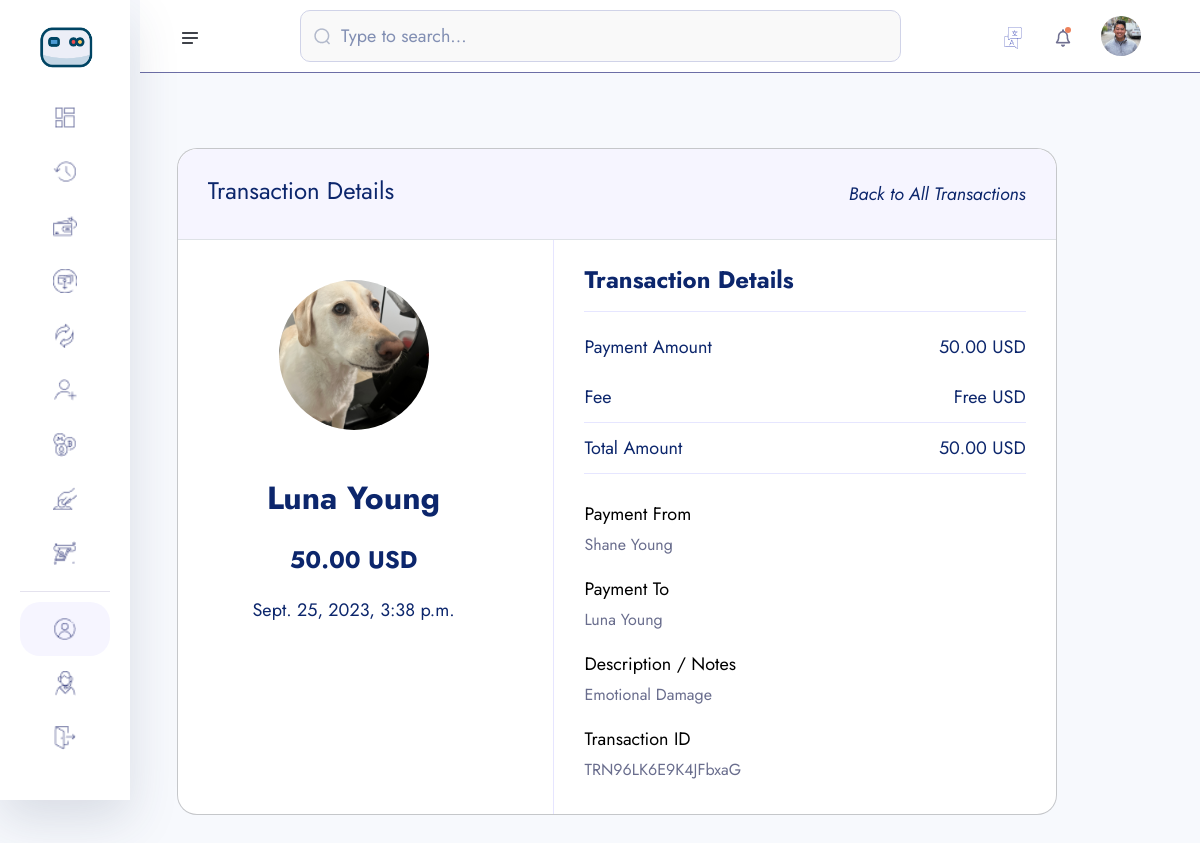
Before: /transaction-detail/TRN96LK6E9K4JFbxaG/ (signed in) with the older database file.
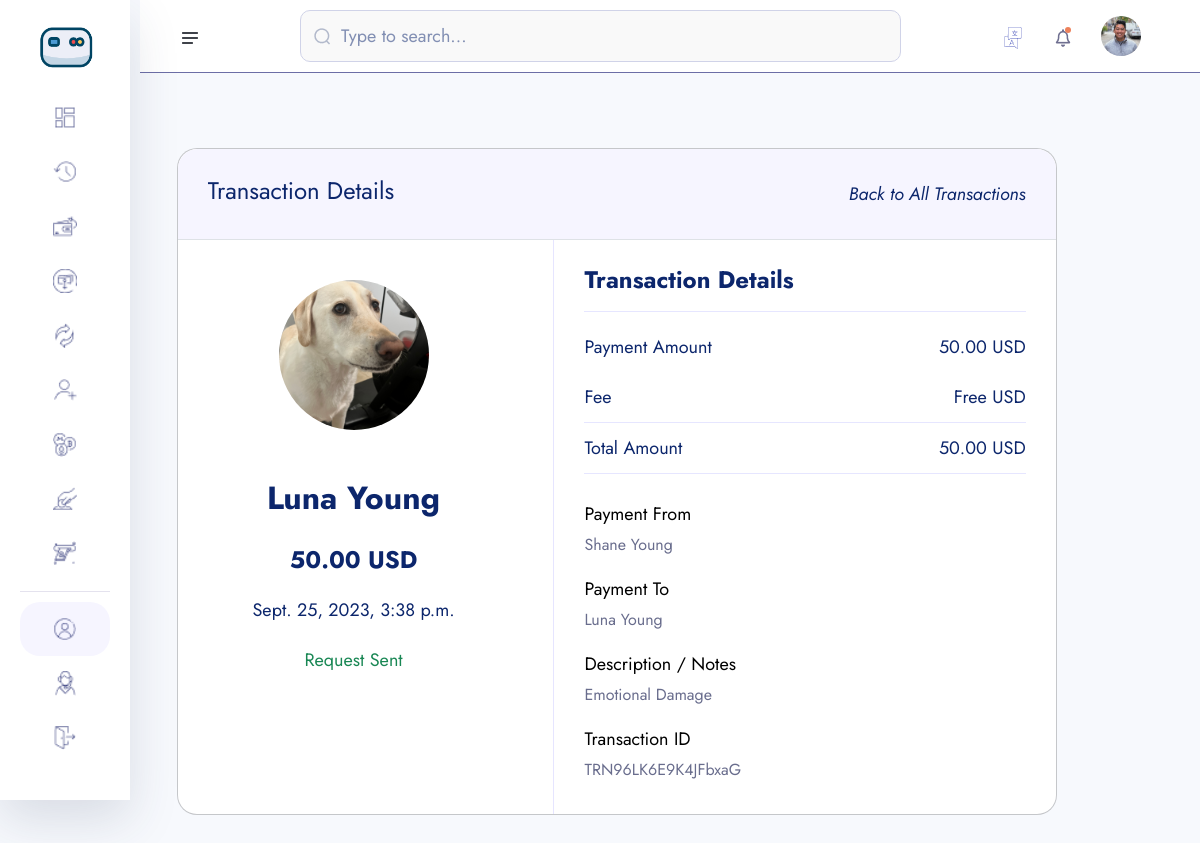
After: the same page with the newer database file.
### main_app/models.py (models this page shows, shortened)
class Transaction(models.Model):
    transaction_id = ShortUUIDField(unique=True, length=15, max_length=20, prefix="TRN")
    user = models.ForeignKey(User, on_delete=models.SET_NULL, null=True, related_name="user")
    amount = models.DecimalField(max_digits=12, decimal_places=2, default=0.00)
    description = models.CharField(max_length=1000, null=True, blank=True)
    recipient = models.ForeignKey(User, on_delete=models.SET_NULL, null=True, related_name="recipient")
    sender = models.ForeignKey(User, on_delete=models.SET_NULL, null=True, related_name="sender")
    recipient_account = models.ForeignKey(Account, on_delete=models.SET_NULL, null=True, related_name="recipient_account")
    sender_account = models.ForeignKey(Account, on_delete=models.SET_NULL, null=True, related_name="sender_account")
    status = models.CharField(choices=TRANSACTION_STATUS, max_length=100, default="Pending")
    transaction_type = models.CharField(choices=TRANSACTION_TYPE, max_length=100, default="None")
    date = models.DateTimeField(auto_now_add=True)
    updated = models.DateTimeField(auto_now_add=False, null=True, blank=True)

### userauths/models.py (models this page shows, shortened)
class User(AbstractUser):
    username = models.CharField(max_length=100)
    email = models.EmailField(unique=True)
    is_staff = models.BooleanField(default=False)
    is_superuser = models.BooleanField(default=False)
    USERNAME_FIELD = 'email'
    REQUIRED_FIELDS = ['username']

### account/models.py (models this page shows, shortened)
class KYC(models.Model):
    id = models.UUIDField(primary_key=True, unique=True, default=uuid.uuid4, editable=False)
    user = models.OneToOneField(User, on_delete=models.CASCADE)
    account = models.OneToOneField(Account, on_delete=models.CASCADE, null=True, blank=True)
    full_name = models.CharField(max_length=1000)
    image = models.ImageField(upload_to="kyc", default="default.jpg")
    marital_status = models.CharField(choices=MARITAL_STATUS, max_length=40)
    gender = models.CharField(choices=GENDER, max_length=40)
    identity_type = models.CharField(choices=IDENTITY_TYPE, max_length=140)
    identity_image = models.ImageField(upload_to="kyc", null=True, blank=True)
    date_of_birth = models.DateTimeField(auto_now_add=False)
    signature = models.ImageField(upload_to="kyc")
    country = models.CharField(max_length=100)
    state = models.CharField(max_length=100)
    city = models.CharField(max_length=100)
    mobile = models.CharField(max_length=1000)
    fax = models.CharField(max_length=1000)
    date = models.DateTimeField(auto_now_add=True)

### main_app/transaction.py (the view)
# urls.py: path("transaction-detail/<transaction_id>/", transaction.transaction_detail, name="transaction-detail"),
@login_required
def transaction_detail(request, transaction_id):
    transaction = Transaction.objects.get(transaction_id=transaction_id)
    context = {
        "transaction":transaction,
    }
    return render(request, "transaction/transaction-detail.html", context)

### templates/transaction/transaction-detail.html (shortened to what the changed rows need)
{% extends "partials/dashboard-base.html" %}
{% load static %}
{% load humanize %}
{% block content %}
    <section class="dashboard-section body-collapse">
        <div class="overlay pt-120">
            <div class="container-fluid">
                <div class="row">
                    <div class="col-xl-11 col-lg-11">
                        <div class="section-content">
                            <div class="transactions-popup">
                                <div class="container-fluid">
                                    <div class="row">
                                        <div class="col-lg-12">
                                            <div>
                                                <div class="modal-dialog modal-dialog-centered">
                                                    <div class="modal-content">
                                                        <div class="main-content">
                                                            <div class="row">
                                                                <div class="col-sm-5 text-center">
                                                                    <div class="icon-area">
                                                                        <img style="width: 150px; height: 150px; border-radius: 50%; object-fit: cover;" src="{{transaction.recipient.kyc.image.url}}" alt="icon">
                                                                    </div>
                                                                    <div class="text-area">
                                                                        <h4 class="mt-2"><b>{{transaction.recipient.kyc.full_name|title}}</b></h4><br>
                                                                        <h5><b>{{transaction.amount|intcomma}} USD</b></h5>
                                                                        <p>{{transaction.date}}</p>
                                                                        {% if transaction.status == 'Request Sent' %}
                                                                            <p class="text-success">{{transaction.status|title}}</p>
                                                                        {% endif %}
                                                                    </div>
                                                                </div>
                                                                <div class="col-sm-7">
                                                                    <div class="right-area">
                                                                        <ul class="payment-details">
                                                                            <li>
                                                                                <span>Payment Amount</span>
                                                                                <span>{{transaction.amount|intcomma}} USD</span>
                                                                            </li>
                                                                            <li>
                                                                                <span>Total Amount</span>
                                                                                <span>{{transaction.amount|intcomma}} USD</span>
                                                                            </li>
                                                                        </ul>
                                                                        <ul class="payment-info">
                                                                            <li>
                                                                                <p>Payment From</p>
                                                                                <span class="mdr">{{transaction.sender.kyc.full_name|title}}</span>
                                                                            </li>
                                                                            <li>
                                                                                <p>Payment To</p>
                                                                                <span class="mdr">{{transaction.recipient.kyc.full_name|title}}</span>
                                                                            </li>
                                                                            <li>
                                                                                <p>Description / Notes</p>
                                                                                <span class="mdr">{{transaction.description}}</span>
                                                                            </li>
                                                                            <li>
                                                                                <p>Transaction ID</p>
                                                                                <span class="mdr">{{transaction.transaction_id}}</span>
                                                                            </li>
                                                                        </ul>
                                                                    </div>
                                                                </div>
                                                            </div>
                                                        </div>
                                                    </div>
                                                </div>
                                            </div>
                                        </div>
                                    </div>
                                </div>
                            </div>
                        </div>
                    </div>
                </div>
            </div>
        </div>
    </section>
{% endblock content %}

Changed rows visible on the page:
changed Transaction "Emotional Damage": status (not shown) → "Request Sent"
